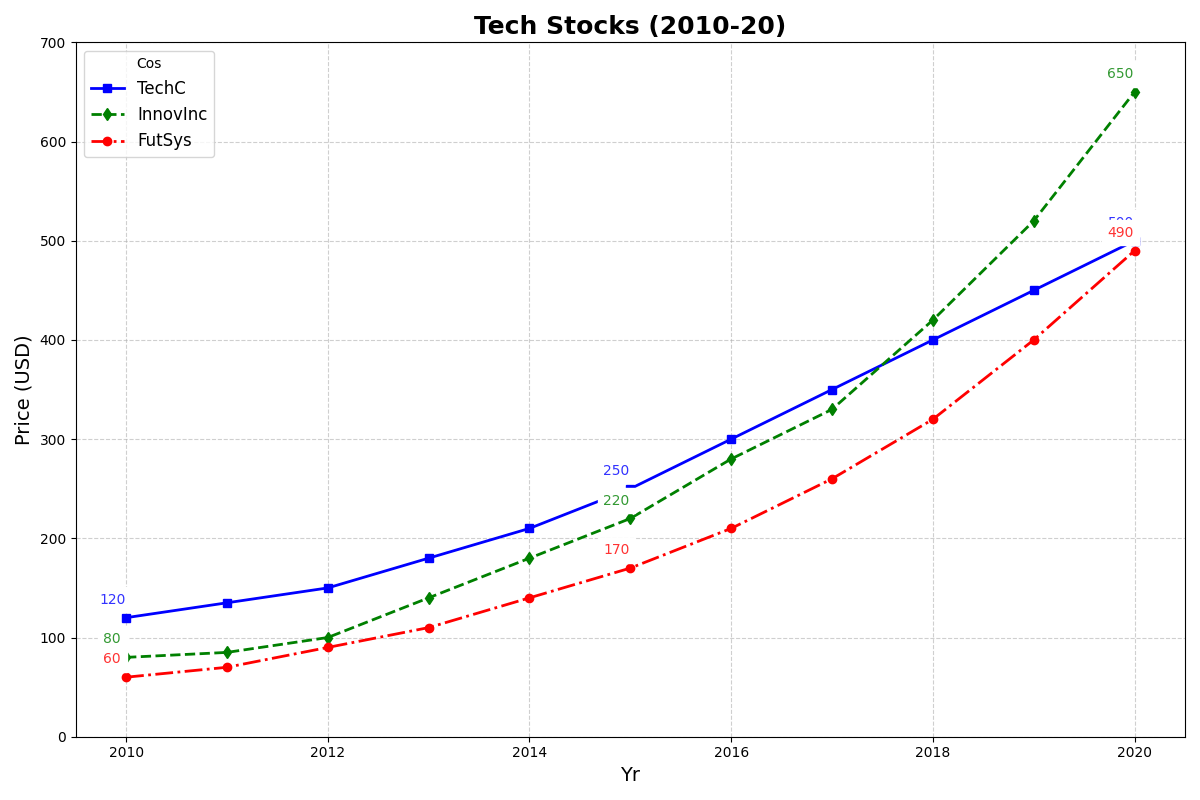

The script that drew this image:
import matplotlib.pyplot as plt
import numpy as np

# Define years for the timeline
years = np.arange(2010, 2021)

# Stock prices over the years for each company
techcorp_stocks = [120, 135, 150, 180, 210, 250, 300, 350, 400, 450, 500]
innovateinc_stocks = [80, 85, 100, 140, 180, 220, 280, 330, 420, 520, 650]
futuresystems_stocks = [60, 70, 90, 110, 140, 170, 210, 260, 320, 400, 490]

plt.figure(figsize=(12, 8))

# Plot each company's stock data
plt.plot(years, techcorp_stocks, label='TechC', color='blue', marker='s', linewidth=2, linestyle='-')
plt.plot(years, innovateinc_stocks, label='InnovInc', color='green', marker='d', linewidth=2, linestyle='--')
plt.plot(years, futuresystems_stocks, label='FutSys', color='red', marker='o', linewidth=2, linestyle='-.')

# Annotate key points
for year, price in zip([2010, 2015, 2020], [120, 250, 500]):
    plt.annotate(f'{price}', (year, price), textcoords="offset points", xytext=(-10,10), ha='center', fontsize=10, color='blue', backgroundcolor='white', alpha=0.8)
for year, price in zip([2010, 2015, 2020], [80, 220, 650]):
    plt.annotate(f'{price}', (year, price), textcoords="offset points", xytext=(-10,10), ha='center', fontsize=10, color='green', backgroundcolor='white', alpha=0.8)
for year, price in zip([2010, 2015, 2020], [60, 170, 490]):
    plt.annotate(f'{price}', (year, price), textcoords="offset points", xytext=(-10,10), ha='center', fontsize=10, color='red', backgroundcolor='white', alpha=0.8)

# Add a shortened title and axis labels
plt.title('Tech Stocks (2010-20)', fontsize=18, fontweight='bold')
plt.xlabel('Yr', fontsize=14)
plt.ylabel('Price (USD)', fontsize=14)

# Set y-axis range and add gridlines
plt.ylim(0, 700)
plt.grid(True, linestyle='--', alpha=0.6)

# Add a legend
plt.legend(title='Cos', loc='upper left', fontsize=12)

# Automatically adjust the layout
plt.tight_layout()

# Display the plot
plt.show()
